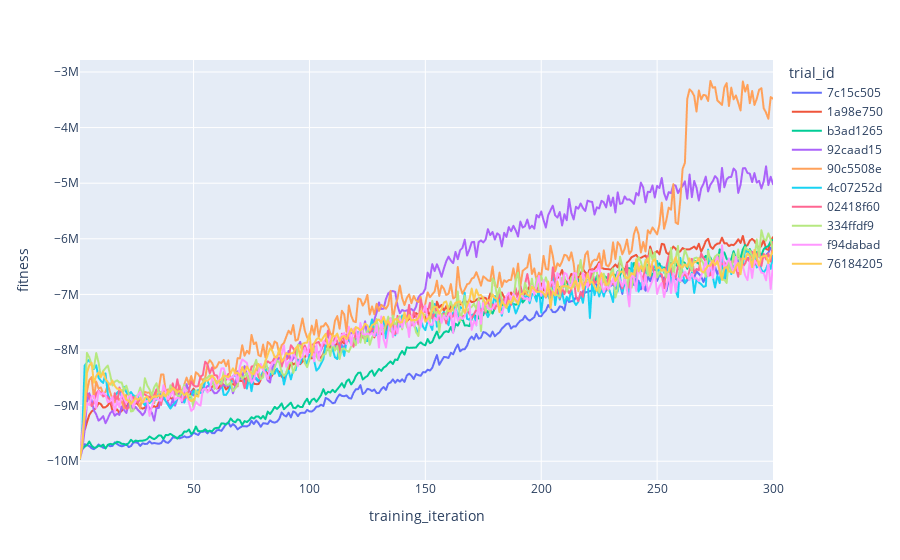

Notebook cell for this chart:
### Code cell
top_runs = analysis.dataframe().sort_values("fitness", ascending=False).head(10)["trial_id"].to_list()

fig = px.line(
    data_frame=pd.concat(analysis.trial_dataframes.values()).query(
        "trial_id in @top_runs"
    ),
    x="training_iteration",
    y="fitness",
    color="trial_id",
)
fig.show()

### Figure 1 — Plotly figure (JSON) as saved in the notebook; plotly's stock layout.template omitted (floating-point values rounded to 4 significant figures; data arrays with more than 128 entries replaced by an {"elided": "..."} marker saying what was removed)
{"data": [{"hovertemplate": "trial_id=7c15c505<br>training_iteration=%{x}<br>fitness=%{y}<extra></extra>", "legendgroup": "7c15c505", "line": {"color": "#636efa", "dash": "solid"}, "marker": {"symbol": "circle"}, "mode": "lines", "name": "7c15c505", "showlegend": true, "type": "scattergl", "x": {"elided": "300 int values"}, "xaxis": "x", "y": {"elided": "300 float values"}, "yaxis": "y"}, {"hovertemplate": "trial_id=1a98e750<br>training_iteration=%{x}<br>fitness=%{y}<extra></extra>", "legendgroup": "1a98e750", "line": {"color": "#EF553B", "dash": "solid"}, "marker": {"symbol": "circle"}, "mode": "lines", "name": "1a98e750", "showlegend": true, "type": "scattergl", "x": {"elided": "300 int values"}, "xaxis": "x", "y": {"elided": "300 float values"}, "yaxis": "y"}, {"hovertemplate": "trial_id=b3ad1265<br>training_iteration=%{x}<br>fitness=%{y}<extra></extra>", "legendgroup": "b3ad1265", "line": {"color": "#00cc96", "dash": "solid"}, "marker": {"symbol": "circle"}, "mode": "lines", "name": "b3ad1265", "showlegend": true, "type": "scattergl", "x": {"elided": "300 int values"}, "xaxis": "x", "y": {"elided": "300 float values"}, "yaxis": "y"}, {"hovertemplate": "trial_id=92caad15<br>training_iteration=%{x}<br>fitness=%{y}<extra></extra>", "legendgroup": "92caad15", "line": {"color": "#ab63fa", "dash": "solid"}, "marker": {"symbol": "circle"}, "mode": "lines", "name": "92caad15", "showlegend": true, "type": "scattergl", "x": {"elided": "300 int values"}, "xaxis": "x", "y": {"elided": "300 float values"}, "yaxis": "y"}, {"hovertemplate": "trial_id=90c5508e<br>training_iteration=%{x}<br>fitness=%{y}<extra></extra>", "legendgroup": "90c5508e", "line": {"color": "#FFA15A", "dash": "solid"}, "marker": {"symbol": "circle"}, "mode": "lines", "name": "90c5508e", "showlegend": true, "type": "scattergl", "x": {"elided": "300 int values"}, "xaxis": "x", "y": {"elided": "300 float values"}, "yaxis": "y"}, {"hovertemplate": "trial_id=4c07252d<br>training_iteration=%{x}<br>fitness=%{y}<extra></extra>", "legendgroup": "4c07252d", "line": {"color": "#19d3f3", "dash": "solid"}, "marker": {"symbol": "circle"}, "mode": "lines", "name": "4c07252d", "showlegend": true, "type": "scattergl", "x": {"elided": "300 int values"}, "xaxis": "x", "y": {"elided": "300 float values"}, "yaxis": "y"}, {"hovertemplate": "trial_id=02418f60<br>training_iteration=%{x}<br>fitness=%{y}<extra></extra>", "legendgroup": "02418f60", "line": {"color": "#FF6692", "dash": "solid"}, "marker": {"symbol": "circle"}, "mode": "lines", "name": "02418f60", "showlegend": true, "type": "scattergl", "x": {"elided": "300 int values"}, "xaxis": "x", "y": {"elided": "300 float values"}, "yaxis": "y"}, {"hovertemplate": "trial_id=334ffdf9<br>training_iteration=%{x}<br>fitness=%{y}<extra></extra>", "legendgroup": "334ffdf9", "line": {"color": "#B6E880", "dash": "solid"}, "marker": {"symbol": "circle"}, "mode": "lines", "name": "334ffdf9", "showlegend": true, "type": "scattergl", "x": {"elided": "300 int values"}, "xaxis": "x", "y": {"elided": "300 float values"}, "yaxis": "y"}, {"hovertemplate": "trial_id=f94dabad<br>training_iteration=%{x}<br>fitness=%{y}<extra></extra>", "legendgroup": "f94dabad", "line": {"color": "#FF97FF", "dash": "solid"}, "marker": {"symbol": "circle"}, "mode": "lines", "name": "f94dabad", "showlegend": true, "type": "scattergl", "x": {"elided": "300 int values"}, "xaxis": "x", "y": {"elided": "300 float values"}, "yaxis": "y"}, {"hovertemplate": "trial_id=76184205<br>training_iteration=%{x}<br>fitness=%{y}<extra></extra>", "legendgroup": "76184205", "line": {"color": "#FECB52", "dash": "solid"}, "marker": {"symbol": "circle"}, "mode": "lines", "name": "76184205", "showlegend": true, "type": "scattergl", "x": {"elided": "300 int values"}, "xaxis": "x", "y": {"elided": "300 float values"}, "yaxis": "y"}], "layout": {"legend": {"title": {"text": "trial_id"}, "tracegroupgap": 0}, "margin": {"t": 60}, "xaxis": {"anchor": "y", "domain": [0, 1], "title": {"text": "training_iteration"}}, "yaxis": {"anchor": "x", "domain": [0, 1], "title": {"text": "fitness"}}}}
